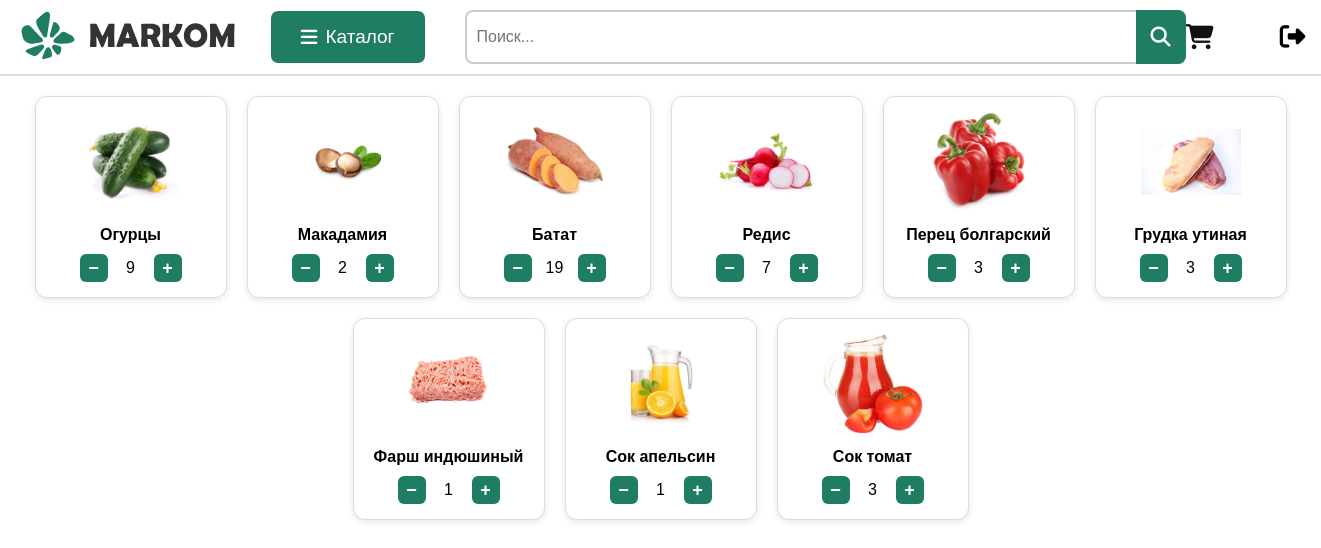
Page /cart (signed in) on the committed database.
### tables this page shows
CREATE TABLE "cart" (
	"id"	INTEGER,
	"user_id"	INTEGER NOT NULL,
	"product_id"	INTEGER NOT NULL,
	"product_name"	TEXT NOT NULL,
	"quantity"	INTEGER NOT NULL,
	PRIMARY KEY("id" AUTOINCREMENT),
	FOREIGN KEY("product_id") REFERENCES "products"("id"),
	FOREIGN KEY("user_id") REFERENCES "users"("id")
);

### app.py (the view)
@app.route('/cart')
def cart():
    if 'user_id' not in session:
        return redirect(url_for('login'))
    user_id = session['user_id']
    conn = get_db()
    cursor = conn.cursor()
    cursor.execute('''
        SELECT product_id, product_name, quantity
        FROM cart
        WHERE user_id = ?
    ''', (user_id,))
    items = cursor.fetchall()
    return render_template('cart.html', items=items)

### app.py (called while the page is built)
def get_db():
    conn = sqlite3.connect('users.db')
    conn.row_factory = sqlite3.Row
    return conn

### templates/cart.html (shortened to what this page needs)
<!DOCTYPE html>
<html lang="ru">
<head>
  <link rel="stylesheet" href="{{ url_for('static', filename='store.css') }}">
  <link rel="stylesheet" href="{{ url_for('static', filename='cart.css') }}">
  <link rel="stylesheet" href="https://cdnjs.cloudflare.com/ajax/libs/font-awesome/6.5.0/css/all.min.css"
 />
  <link rel="stylesheet" href="{{ url_for('static', filename='notifications.css') }}">
</head>
<body>
  <header class="site-header">
  <div class="header-left">
    <a href="{{ url_for('store') }}">
      <img src="{{ url_for('static', filename='images/markom_logo.svg') }}" alt="Логотип" class="logo">
    </a>
    <a href="#" class="catalog-button" id="catalog-toggle">
      <i class="fas fa-bars" id="catalog-icon"></i>
      <span class="catalog-text">Каталог</span>
    </a>
    <div class="search">
  <form method="GET" action="{{ url_for('search') }}" class="search-form">
    <input type="text" name="q" placeholder="Поиск..." class="search-input">
    <button type="submit" class="search-button" aria-label="Поиск">
      <i class="fa-solid fa-magnifying-glass"></i>
    </button>
  </form>
</div>
  </div>
  <div class="header-right">
    <a href="{{ url_for('cart') }}" class="cart-icon" title="Корзина">
      <div class="cart-icon-btn">
        <i class="fas fa-shopping-cart"></i>
      </div>
    </a>
     {% if session.get('user_id') %}
    <form action="{{ url_for('logout') }}" method="post" class="logout-icon">
      <button type="submit" class="logout-icon-btn" title="Выйти">
        <i class="fas fa-sign-out-alt"></i>
      </button>
    </form>
  {% endif %}
  </div>
  </header>
  <main class="cart-items">
  {% if items %}
    <div class="cart-grid">
      {% for item in items %}
        <div class="cart-card" data-product-id="{{ item['product_id'] }}">
          <img src="{{ url_for('static', filename='images/' ~ item['product_name'].replace(' ', '_') ~ '.jpg') }}"
     alt="{{ item['product_name'] }}">
          <div class="product-name">{{ item['product_name']|capitalize }}</div>
          <div class="quantity-controls">
            <button class="decrease-btn">−</button>
            <span class="quantity">{{ item['quantity'] }}</span>
            <button class="increase-btn">+</button>
          </div>
        </div>
      {% endfor %}
    </div>
  {% else %}
    <p>Ваша корзина пуста.</p>
  {% endif %}
</main>
</body>
</html>

### static/store.css (style rules this page uses)
body { margin: 0; font-family: Arial, sans-serif; background-color: #ffffff; color: #000000; }
.site-header { display: flex; justify-content: space-between; align-items: center; background-color: #ffffff; padding: 10px 20px; border-bottom: 2px solid #ddd; }
.header-left, .header-right { display: flex; align-items: center; }
.logo { height: 50px; margin-right: 15px; }
.catalog-button { color: #ffffff; background-color: #1f7d63; padding: 15px 30px; font-size: 19px; text-decoration: none; border-radius: 7px; margin-left: 20px; margin-right: 40px; display: flex; align-items: center; transition: background-color 0.3s; }
.catalog-text { margin-left: 8px; }
.search { width: 100%; margin: 0 auto; }
.search-form { display: flex; position: relative; width: 100%; }
.search-input { flex: 1; height: 50px; padding: 0px 500px 0px 10px; font-size: 16px; border: 2px solid #ccc; border-radius: 8px; outline: none; transition: border-color 0.3s ease; }
.search-button { position: absolute; right: 0; top: 0; height: 53.5px; width: 50px; border: none; background-color: #1f7d63; color: white; font-size: 20px; border-top-right-radius: 8px; border-bottom-right-radius: 8px; cursor: pointer; display: flex; align-items: center; justify-content: center; transition: background-color 0.3s ease; }
.cart-icon { color: #111; font-size: 25px; margin-right: 30px; }
.logout-icon { margin-left: 30px; }
.logout-icon-btn { background: none; border: none; cursor: pointer; color: black; font-size: 1.6rem; }

### static/cart.css (style rules this page uses)
.cart-grid { display: flex; flex-wrap: wrap; justify-content: center; gap: 20px; padding: 20px; }
.cart-card { width: 160px; border: 1px solid #ddd; border-radius: 12px; box-shadow: 0 2px 6px rgba(0, 0, 0, 0.1); text-align: center; padding: 15px; background: #fff; transition: transform 0.2s ease; }
.cart-card img { width: 100px; height: 100px; object-fit: contain; margin-bottom: 10px; }
.product-name { font-size: 16px; font-weight: 600; margin-bottom: 10px; }
.quantity-controls { display: flex; justify-content: center; align-items: center; gap: 8px; }
.quantity-controls button { width: 28px; height: 28px; font-size: 18px; font-weight: bold; background-color: #1f7d63; color: #fff; border: none; border-radius: 6px; cursor: pointer; }
.quantity-controls .quantity { width: 30px; text-align: center; font-size: 16px; }

### rows in the picture
cart: product_name (picture), product_name "Огурцы", quantity "9"
cart: product_name (picture), product_name "Макадамия", quantity "2"
cart: product_name (picture), product_name "Батат", quantity "19"
cart: product_name (picture), product_name "Редис", quantity "7"
cart: shows a picture, product_name "Перец болгарский", quantity "3"
cart: shows a picture, product_name "Грудка утиная", quantity "3"
cart: shows a picture, product_name "Фарш индюшиный", quantity "1"
cart: shows a picture, product_name "Сок апельсин", quantity "1"
cart: shows a picture, product_name "Сок томат", quantity "3"
